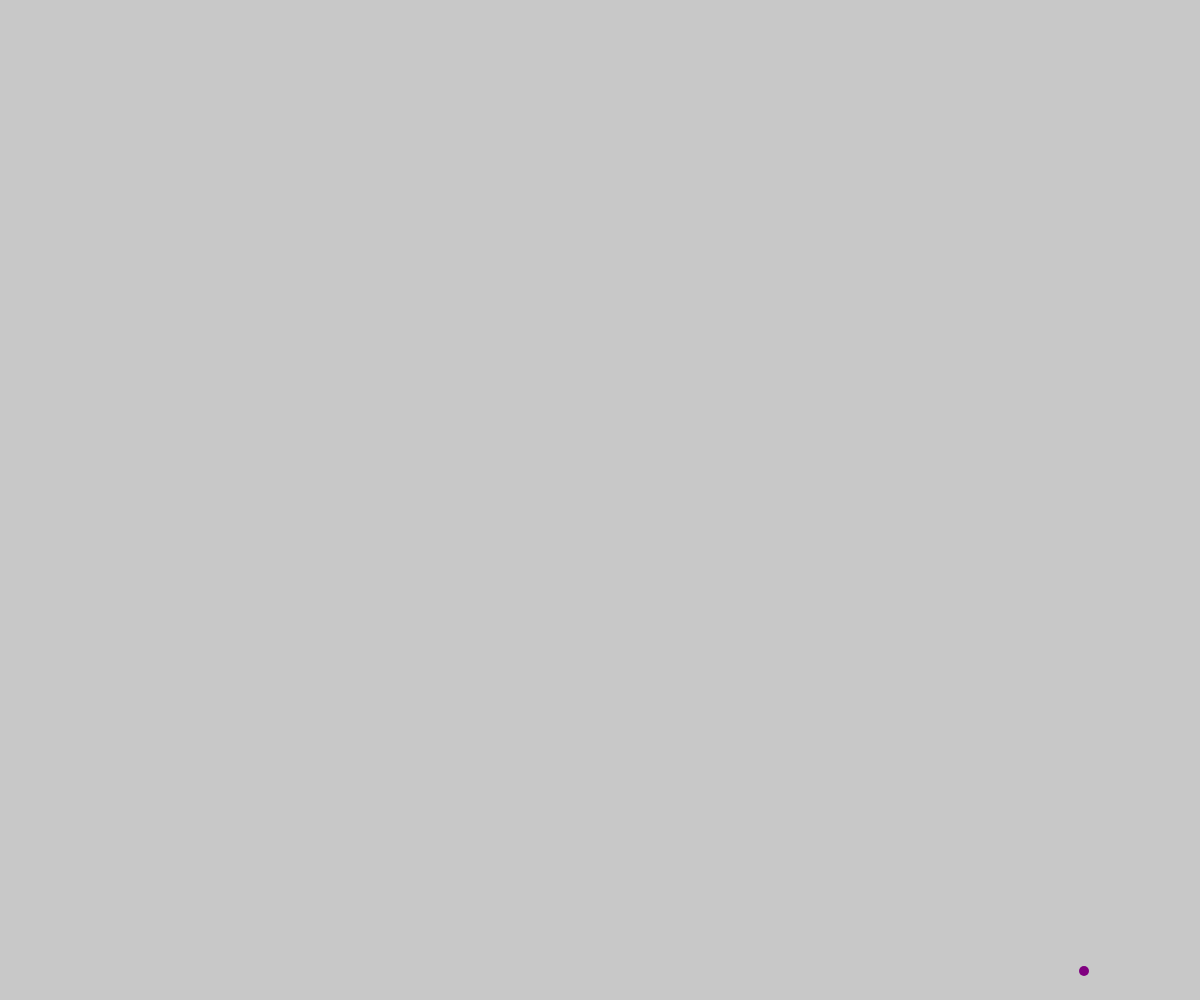
Frame 1 (no input)
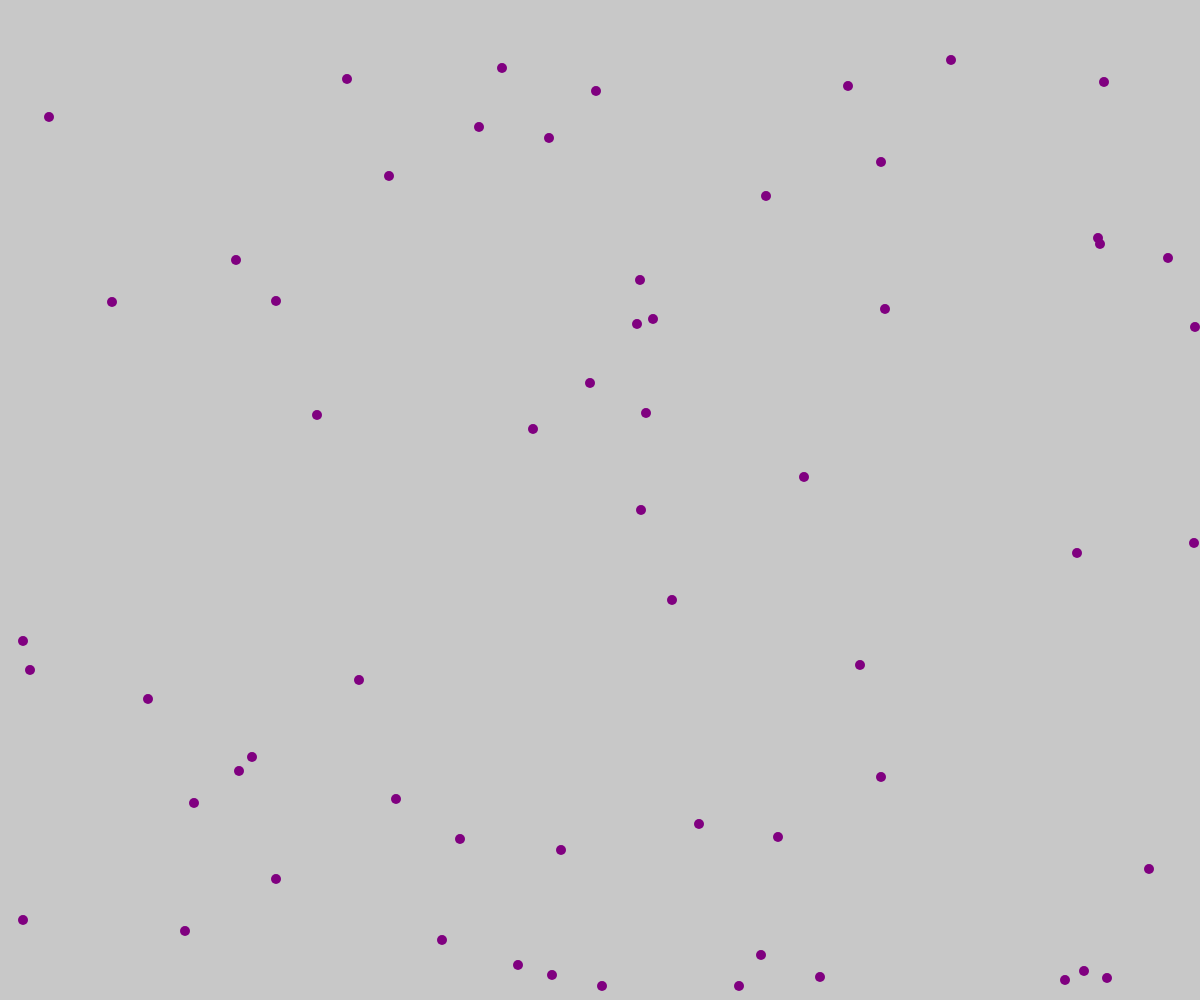
Frame 60 (no input)
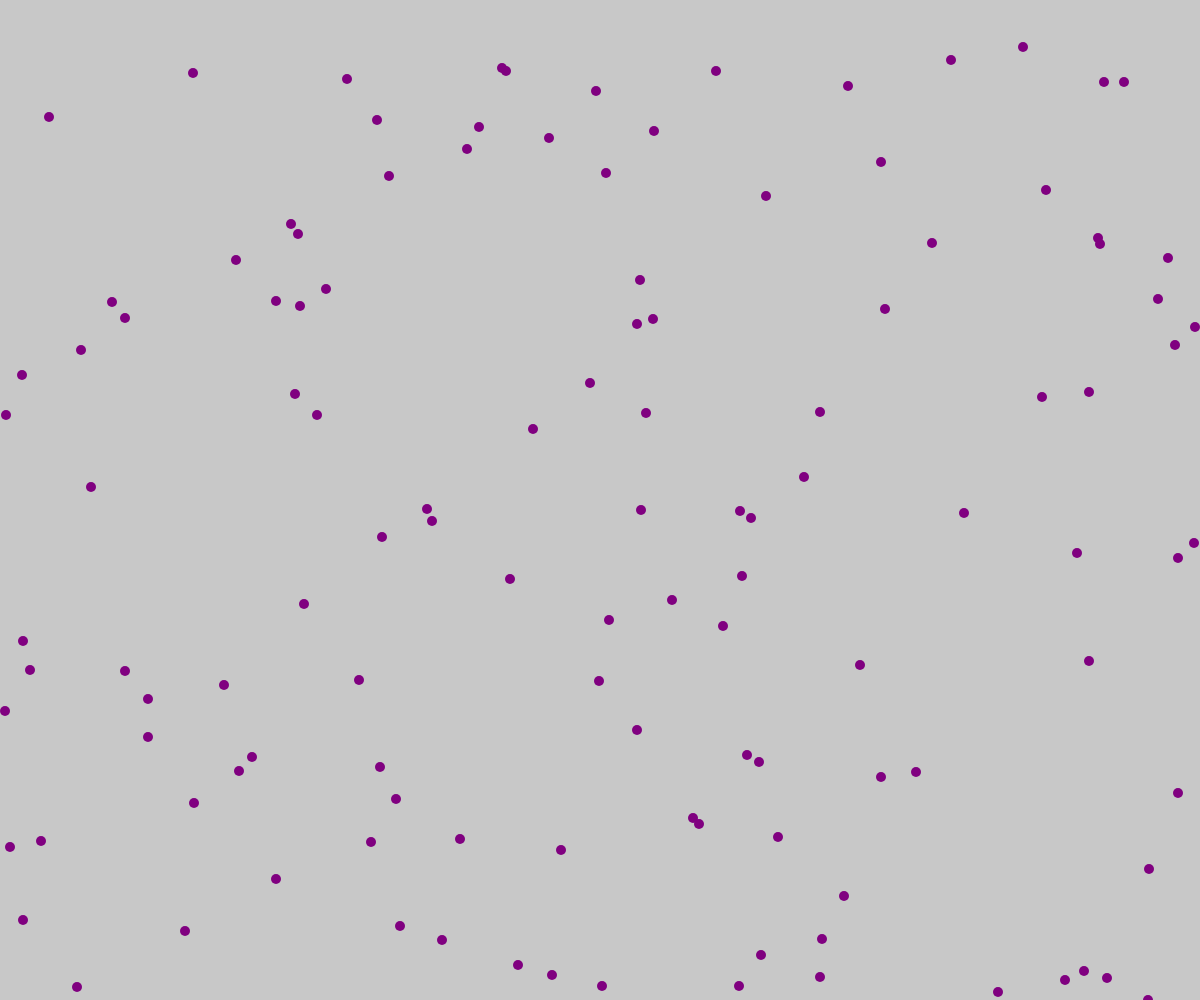
Frame 120 (the mouse pressed at the canvas centre since frame 60)

The p5.js sketch that drew these frames (run headless with seeded random() and noise() and a simulated clock; from frame 60 on, the mouse is pressed at the canvas centre):

// p5.js sketch
// ── sketch.js
function setup() {
  createCanvas(windowWidth, windowHeight);
  background(200);
  stroke('purple');
  strokeWeight(10);
}

function draw() {
  const randomX = Math.floor(Math.random() * (windowWidth + 1));
  const randomY = Math.floor(Math.random() * (windowHeight + 1));

  point(randomX, randomY)
}
